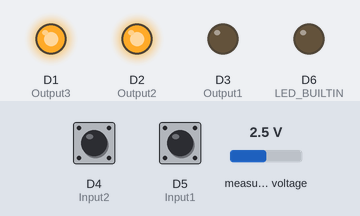
The sketch below on a simulated Arduino MKR. Shown: output pins drawn as LEDs (lit = HIGH). Dashed ring = blinking. Inputs (shaded band) come from the test bench; at power-on: D4 (Input2) HIGH, D5 (Input1) HIGH, measured voltage 2.5 V. WiFi joins after 1.5 s; servers stay silent unless stated; uploads are accepted with an empty reply; what the sketch prints to the serial monitor is not drawn.

Above: at 2.8 s.
2.9 s: D4 (Input2) pulled LOW for 3.2 s
At 6.7 s:
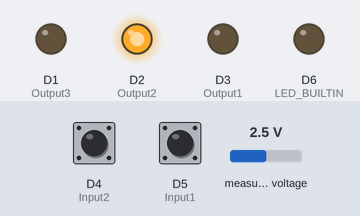
9.1 s: D5 (Input1) pulled LOW for 0.3 s
At 9.42 s:
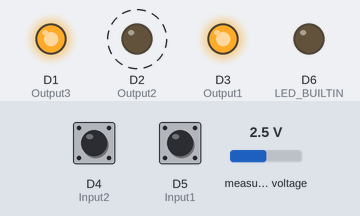
12.1 s: D5 (Input1) pulled LOW for 3.2 s
At 13.19 s:
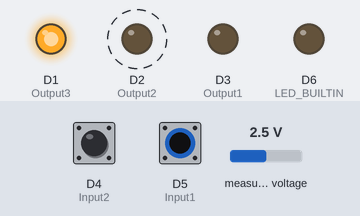
16.8 s: D4 (Input2) driven LOW and D5 (Input1) driven LOW
At 20.6 s:
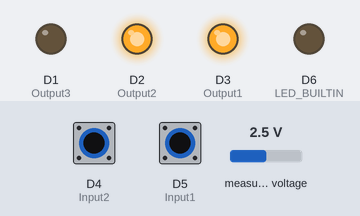
22.8 s: D5 (Input1) driven HIGH
At 23.8 s:
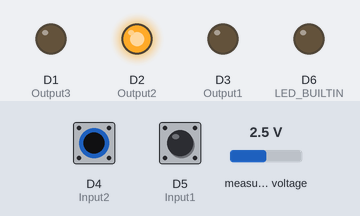
24.4 s: D5 (Input1) driven LOW
At 27.23 s:
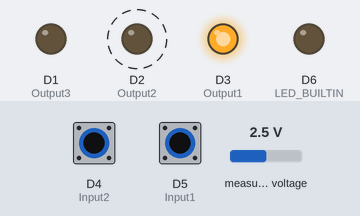
Timing chart, 0 to 28.4 s (numbered marks = the images above; inputs shaded):
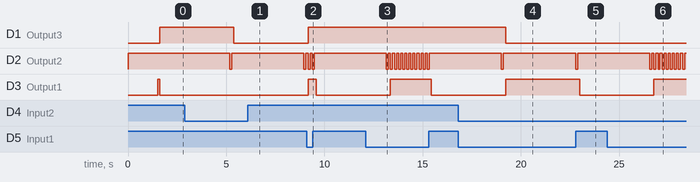

The sketch:

envia_datos_firA.ino
```cpp
//Enccabezados
#include <SPI.h>
#include <WiFiNINA.h>
#include "arduino_secrets.h"
#include "ArduinoJson.h"

#include<ADS1115_WE.h>
#include<Wire.h>
#define I2C_ADDRESS 0x48
ADS1115_WE adc(I2C_ADDRESS);


// VARIABLES
char ssid[] = SECRET_SSID;  //SSID de la red


char pass[] = SECRET_PASS;  //clave de la red
int keyIndex = 0;           // your network key Index number (needed only for WEP)
int status = WL_IDLE_STATUS;//estado conexión

//DIRECCION SERVIDOR **********************************************************************************************************
//const char* host = "192.168.43.167"; //Conexion a portatil conectado a celular jorge cock, verificar con IPCONFIG
//const char* host = "127.0.0.1"; //Conexion celular jorge cock
//const char* host = "jorgecock.byethost5.com"; //Conexion celular jorge cock??
//const char* host = "192.168.1.15"; //Servidor Casa Jorge
//const char* host = "192.168.1.158"; //Servidor Carsil
const char* host = "10.171.92.68"; //Servidor pcKarolina

const int httpPort = 80;


//Codigo***********

//Direccion API****************************************************************************************************************
//String url = "http://jorgecock.byethost5.com/ControldeEstados/api/apiIoT.php";
//String url = "http://192.168.1.158/ControldeEstados/api/apiIoT.php";
String url = "http://localhost/ControldeEstados1/sistema/api/apiIoT.php"; //carsil y casa  jorge


int estadosensor1 =0;
int estadosensoranterior1=0;
int estadosensor2 =0;
int estadosensoranterior2=0;
int Input1 = 5; //puerto entrada en placa Arduino MRK1010 para Pulsador produccion
int Input2 = 4; //puerto entrada en placa Arduino MRK1010 para Paro de emergencia
int Output1 = 3; //puerto Salida en placa Arduino MRK1010 para Led amarillo de pulsado boton verde
int Output2 = 2; //puerto Salida en placa Arduino MRK1010 para Led azul     estado y comunicaciones
int Output3 = 1; //puerto Salida en placa Arduino MRK1010 para Led rojo     de pulsado boton rojo
float voltage = 0.0; //salida del ADC
int contreg=0;

//******************DATOS DEL TIPO DE MODULO Y SERIE***************************************************************************
int iddispositivoiot=2; // NUMERO SERIAL DEL DISPOSITIOV IOT
int idtipodispositivoiot=1; // NUMERO SERIAL DEL DISPOSITIOV IOT
//*****************************************************************************************************************************

// CONFIGURACIÓN INICIAL
void setup() {
  //Inicio de puertos
  pinMode(Input1, INPUT_PULLUP);
  pinMode(Input2, INPUT_PULLUP);
  pinMode(LED_BUILTIN, OUTPUT);
  pinMode(Output1, OUTPUT);
  pinMode(Output2, OUTPUT);
  pinMode(Output3, OUTPUT);
  digitalWrite(Output1, 1);
  digitalWrite(Output2, 1);
  digitalWrite(Output3, 1);

  //Inicializacion serial
  Serial.begin(115200);
  //while (!Serial) {
    ;//esperar inicio serial
  //}
  //delay(100);

  //Inicio ADC para medida de corriente
  Wire.begin();
  if(!adc.init()){
    //anuncia que no está conectado el modulo ADC
    Serial.println("ADS1115 not connected!");
    for (int i = 0; i <= 10; i++) {
      digitalWrite(Output2, 0);
      delay(20);
      digitalWrite(Output2, 1);
      delay(20);
    }
    delay(1000);
  }
  adc.setVoltageRange_mV(ADS1115_RANGE_6144);
  adc.setCompareChannels(ADS1115_COMP_0_1);
  adc.setMeasureMode(ADS1115_CONTINUOUS);


  //Primera Lectura
  estadosensor1 = digitalRead(Input1);
  digitalWrite(Output1, !estadosensor1);
  estadosensor2 = digitalRead(Input2);
  digitalWrite(Output3, !estadosensor2);
  Serial.print("Estado sensor1");
  Serial.println(estadosensor1);
  Serial.print("Estado sensor2");
  Serial.println(estadosensor2);
  Serial.println("************");

  //Validar wifi en modulo
  if (WiFi.status() == WL_NO_MODULE) {
    Serial.println("comunicacion con WiFi fallada");
    while (true);
    //Mensaje señal de error
    digitalWrite(Output2, 0);
    delay(20);
    digitalWrite(Output2, 1);
    delay(20);
  }

  //Validar version firmware wifi en modulo
  String fv = WiFi.firmwareVersion();
  if (fv < "1.0.0") {
    Serial.print("Actualizar el firmware");
  }

  ///Conectar a red.
  Serial.print("conectando a SSID: ");
  Serial.println(ssid);
  WiFi.begin(ssid, pass);
  while (WiFi.status() != WL_CONNECTED) {
    status = WiFi.begin(ssid, pass);
    digitalWrite(Output2, 0);
    delay(200);
    digitalWrite(Output2, 1);
    delay(200);
    Serial.print(".");
  }

  //conectado
  digitalWrite(Output1, 1);
  digitalWrite(Output2, 1);
  Serial.println("WiFi Conectado");
  Serial.println("IP address: ");
  Serial.println(WiFi.localIP());
  Serial.print("Netmask: ");
  Serial.println(WiFi.subnetMask());
  Serial.print("Gateway: ");
  Serial.println(WiFi.gatewayIP());
  Serial.print("Status: ");
  Serial.println(WiFi.status());
  Serial.println("Conexión con red OK");
  Serial.println("***************************************************");
  delay(100);

}

void loop() {
  voltage = adc.getResult_V();
  estadosensor1 = digitalRead(Input1);
  digitalWrite(Output1, !estadosensor1);
  estadosensor2 = !digitalRead(Input2); //se niega por ser un boton normalmente cerrado
  digitalWrite(Output3, !estadosensor2);

  if ( ((estadosensor1!=estadosensoranterior1) and estadosensor1==1) or ((estadosensor2!=estadosensoranterior2) and estadosensor2==1) ){
    contreg=contreg+1;;
    Serial.print("Conteo: ");
    Serial.println(contreg);
    Serial.print("Estado sensor1: ");
    Serial.println(estadosensor1);
    Serial.print("Estado sensor2: ");
    Serial.println(estadosensor2);
    Serial.print("Voltage medido: ");
    Serial.println(voltage);
    Serial.println("************");


    //Concetarse a la base de datos
    WiFiClient client;
    delay(300);
    if (!client.connect(host, httpPort)) {
      Serial.println("Conexion fallada al servidor");
      digitalWrite(Output2, 0);
      delay(30);
      digitalWrite(Output2, 1);
      delay(30);
      digitalWrite(Output2, 0);
      delay(30);
      digitalWrite(Output2, 1);
      delay(30);
      digitalWrite(Output2, 0);
      delay(30);
      digitalWrite(Output2, 1);
      delay(30);
      return;
    }else{
      Serial.println("Conectado a:"+ String(host) +":"+String (httpPort)+" correctamente.");
      Serial.println();
    }

    //comando para la base de datos a traves de API.
    String data= "iddispositivoiot="+String(iddispositivoiot)+"&idtipodispositivoiot="+String(idtipodispositivoiot)+"&boton1="+String(estadosensor1)+"&boton2="+String(estadosensor2)+"&voltage="+String(voltage);
    Serial.println("Solicitando: ");

    //envio de comando por monitor serial para visualizar lo enviado y verificar.
    Serial.print(String("GET ") + url+ "?" + data+" HTTP/1.0\r\n"+
              "Host: " + host + "\r\n" +
              "Accept: *" + "/" +"*\r\n" +
              "Content-Length: " + data.length() + "\r\n" +
              "Content-Type: application/x-www-form-urlencoded\r\n" +
              "\r\n" + data);

    //envio de comando por wifi a servidor, mismo comando
    client.print(String("GET ") + url+ "?" + data+" HTTP/1.0\r\n"+
              "Host: " + host + "\r\n" +
              "Accept: *" + "/" +"*\r\n" +
              "Content-Length: " + data.length() + "\r\n" +
              "Content-Type: application/x-www-form-urlencoded\r\n" +
              "\r\n" + data);

    Serial.println("");
    delay(2000);
    Serial.println("************");
    Serial.println("Respuesta:");

    //leer respuesta serial Wifi
    while(client.available()){
      String line = client.readStringUntil('\r');
      Serial.print(line);
    }
    Serial.println("");

    /*if (!client.connected()) {
      Serial.println();
      Serial.println("Desconectado del servidor.");
      client.stop();
      // hacer nada
      while (true);
    }*/

    Serial.println("************");
    Serial.println("Cerrando conexion");
    client.stop();

    Serial.println("***************************************************");
    Serial.println("\r\n");
  }

  estadosensoranterior1=estadosensor1;
  estadosensoranterior2=estadosensor2;
  digitalWrite(Output2, 0);
  delay(100);
  digitalWrite(Output2, 1);
  delay(100);
}
```

arduino_secrets.h
```cpp
//Sena
//#define SECRET_SSID "Aprendiz.21"
//#define SECRET_PASS "Sena1234"

//Celular Jorge
//#define SECRET_SSID "IoT-JorgeCock"
//#define SECRET_PASS "jorgecock"

//Casa Jorge
//#define SECRET_SSID "FamCockGut"
//#define SECRET_PASS "13a18u3n0Un12"

//Sena Funcionario
#define SECRET_SSID "FUNCIONARIO"
#define SECRET_PASS "Nduthr29*Ecali20%Mbog16="

//CARSIL
//#define SECRET_SSID "CARSIL_SAS"
//#define SECRET_PASS "cd8333531"
```

Measured:
- after the input at 2.9 s, D1 (Output3): HIGH → LOW after 2.5 s; D2 (Output2): HIGH → LOW after 6.1 s, → HIGH 0.10 s later
- after the input at 9.1 s, D2 (Output2): goes on until 9.5 s, then stays HIGH; D3 (Output1): LOW → HIGH after 0.07 s, → LOW 0.42 s later
- after the input at 12.1 s, D2 (Output2): goes on until 15.3 s, then stays HIGH; D3 (Output1): LOW → HIGH after 1.3 s, → LOW 2.1 s later
- after the input at 16.8 s, D1 (Output3): HIGH → LOW after 2.4 s; D3 (Output1): LOW → HIGH after 2.4 s
- after the input at 22.8 s, D2 (Output2): goes on until 22.9 s, then stays HIGH; D3 (Output1): HIGH → LOW after 0.19 s
- after the input at 24.4 s, D3 (Output1): LOW → HIGH after 2.4 s
